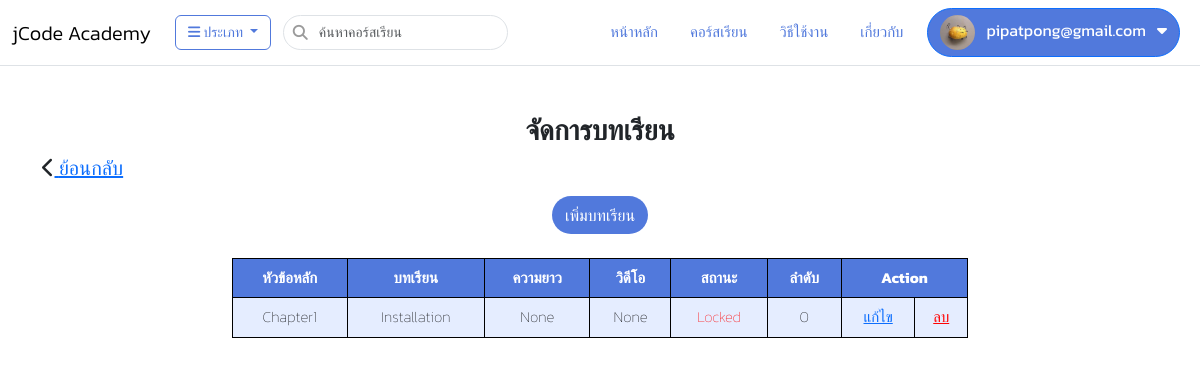
/video/lesson/?courseid=13&chapterid=6 (signed in), run on an earlier commit of the app's database.
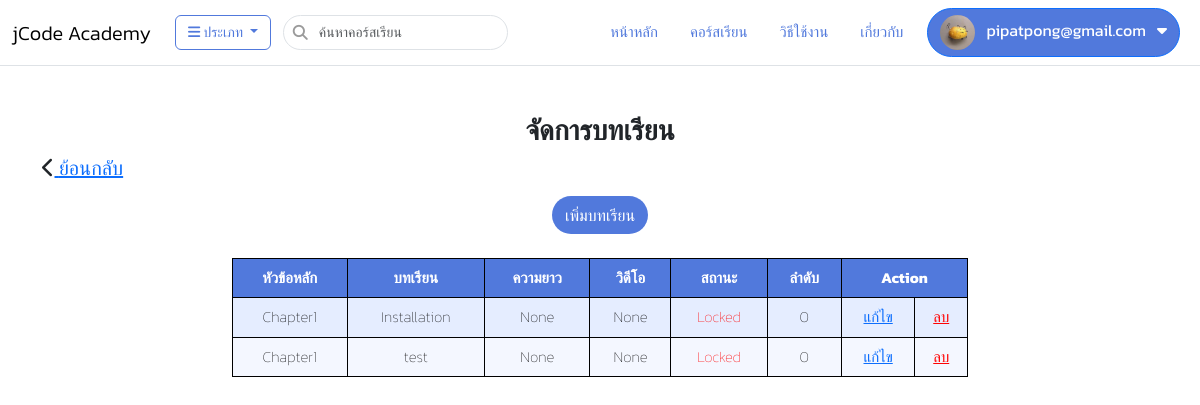
And on a later commit of the database.
### video/models.py (models this page shows, shortened)
class VideoLesson(models.Model):
    videos = models.ForeignKey(Video, on_delete=models.CASCADE,default=1)
    chapter = models.ForeignKey(VideoChapter, on_delete=models.CASCADE)
    name = models.CharField(max_length=250)
    duration_time = models.CharField(max_length=15, null=True, blank=True)
    lessonvideo = models.FileField(upload_to='video/lesson/video', null=True, blank=True)
    video_url = models.CharField(max_length=450, null=True, blank=True)
    is_locked = models.BooleanField(default=True)
    created = models.DateTimeField(auto_now_add=True)
    updated = models.DateTimeField(auto_now=True)
    ordered = models.IntegerField(default=0)

class VideoChapter(models.Model):
    video = models.ForeignKey(Video, on_delete=models.CASCADE)
    name = models.CharField(max_length=150)
    ordered = models.IntegerField(default=0)
    created = models.DateTimeField(auto_now_add=True)
    updated = models.DateTimeField(auto_now=True)

### video/views.py (the view)
# urls.py: path("lesson/", views.management_lesson, name="management_lesson"),
def management_lesson(request):
    courseid=request.GET.get('courseid')
    chapterid=request.GET.get('chapterid')
    lesson = VideoLesson.objects.filter(chapter__id=chapterid)
    return render(request,'video/lesson/lesson.html',{"lesson_list":lesson,"courseid":courseid,"chapterid":chapterid})

### app/context_processors1.py (called while the page is built)
def category_list(request):
    categories = Category.objects.all()
    category_subs = CategorySub.objects.all().order_by('category')
    ip=settings.VIDEO_SERVER_URL
    context = {
        'category_list':categories,
        'subcategory_list':category_subs,
        'ip':ip
    }
    return context

def member_list(request):
    members=Member.objects.filter(user_id=request.user.id).first()
    context={
        'member_list':members
    }
    return context

### app/models.py (called while the page is built)
    def __str__(self):
        return self.name

### templates/video/lesson/lesson.html (shortened to what this page needs)
{% extends "layout/base.html" %}
{% block content %}
<div class="container">
    <div class="row">
      <h3 style="text-align: center;"><b>จัดการบทเรียน</b></h3>
          <h5 style="float: left;"><i class="fa fa-chevron-left"></i><a href="{% url 'video:management_chapter' %}?courseid={{courseid}}"> ย้อนกลับ</a></h5>
        <div class="col-lg-8 offset-lg-2">
          <div style="text-align: center;">
            <a class="btn btn-addlesson mt-2" href="{% url 'video:video_addlesson' %}?courseid={{courseid}}&chapterid={{chapterid}}">เพิ่มบทเรียน</a>
          </div>
          <table class="table-colored my-4">
            <tr>
              <th>หัวข้อหลัก</th>
              <th>บทเรียน</th>
              <th>ความยาว</th>
              <th>วิดีโอ</th>
              <th>สถานะ</th>
              <th>ลำดับ</th>
              <th colspan="2">Action</th>
            </tr>
            {% for lesson in lesson_list %}
            <tr>
              <td>{{ lesson.chapter.name}}</td>
              <td>{{ lesson.name }}</td>
              <td>{{ lesson.duration_time }}</td>
              <td>{{ lesson.video_url }}</td>
              {% if lesson.is_locked == True %}
              <td style="color: #FF0404;">Locked</td>
              {% elif lesson.is_locked == False %}
              <td style="color:#0CB009">Free</td>
              {% endif %}
              <td>{{ lesson.ordered }}</td>
              <td><a name="{{ lesson.name }} edit" href="{% url 'video:update_lesson' id=lesson.id %}?courseid={{courseid}}&chapterid={{chapterid}}">แก้ไข</a> </td>
              <td><a name="{{ lesson.name }} delete" href="javascript:deletelesson({{lesson.id}})" style="color: #FF0404;">ลบ</a></td>
            </tr>
            {% endfor %}
          </table>
        </div>
    </div>
</div>
{% endblock %}

What changed in the data, as far as the page shows it:
added VideoLesson: chapter.name "Chapter1", name "test", duration_time "None", video_url "None", is_locked "Locked", ordered "0"
